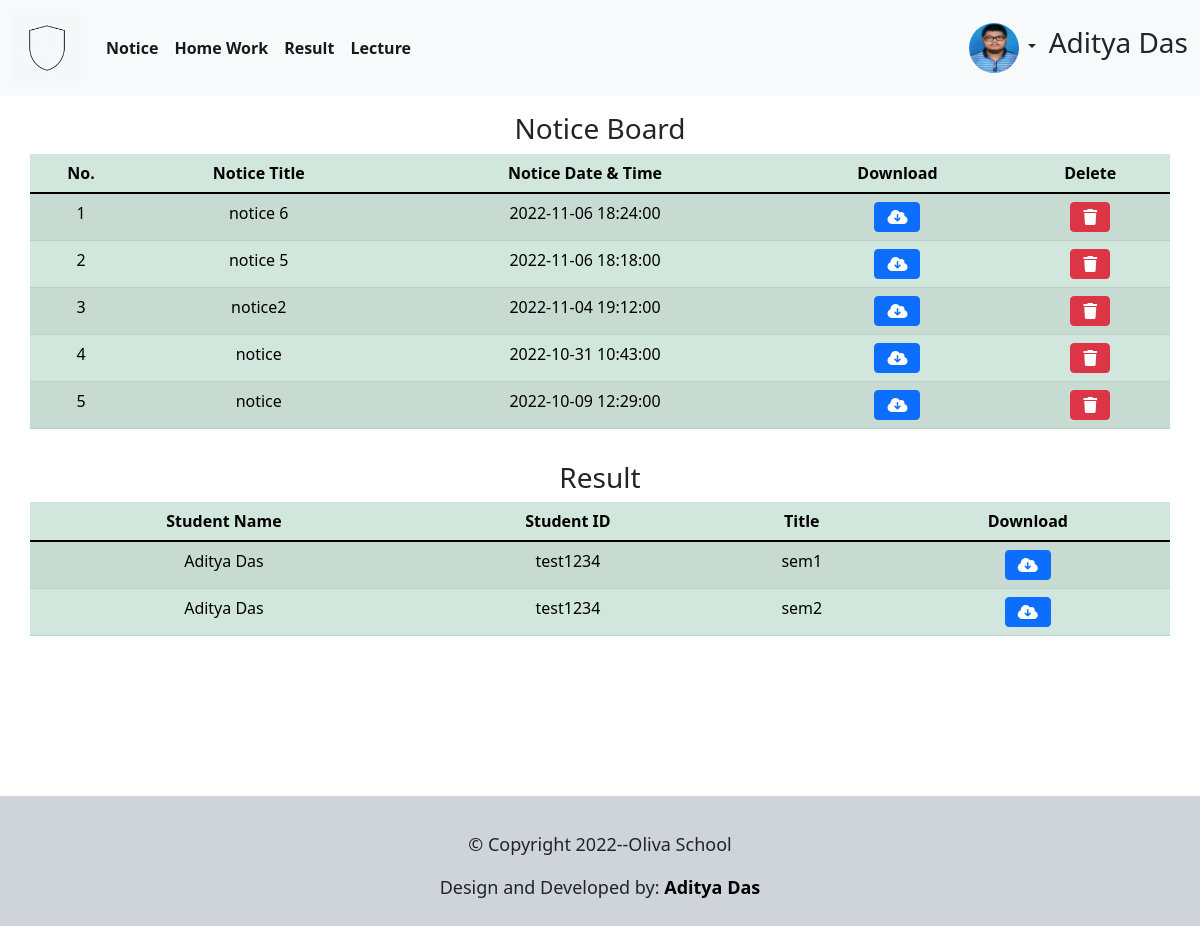
Before: /Teacher/teacher (signed in) with the older database file.
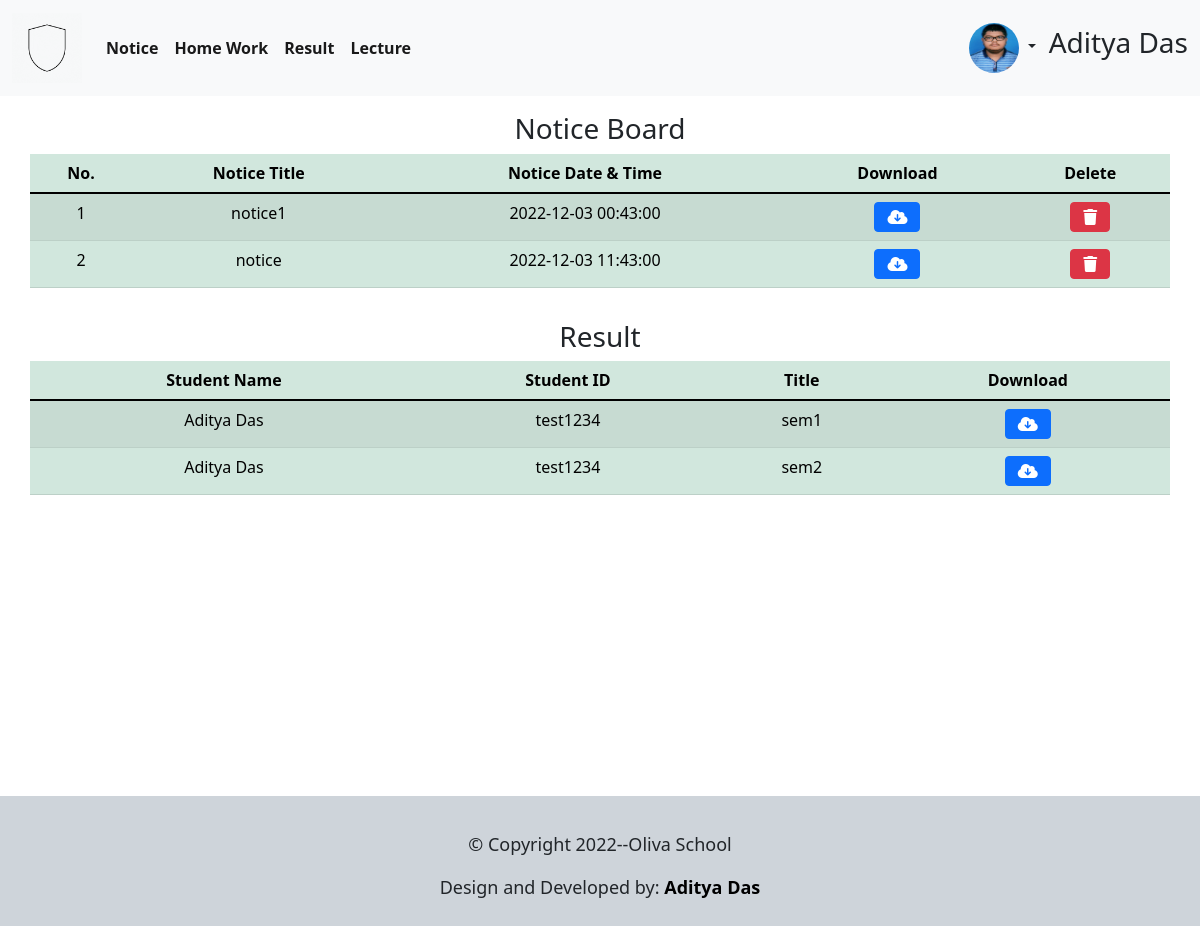
After: the same page with the newer database file.
### tables this page shows
CREATE TABLE `notice` (
  `id` int(11) NOT NULL,
  `Name` varchar(100) NOT NULL,
  `Date` datetime NOT NULL,
  `Notice` varchar(100) NOT NULL,
  `Size` int(100) NOT NULL
);

CREATE TABLE `result` (
  `id` int(11) NOT NULL,
  `Name` varchar(100) NOT NULL,
  `StudentID` varchar(100) NOT NULL,
  `Tital` varchar(100) NOT NULL,
  `Result` varchar(100) NOT NULL,
  `Size` int(100) NOT NULL
);

### Teacher/download.php (called while the page is built, shortened)
<?php
include 'db.php';
$sql = "SELECT * FROM `notice` order by notice.id desc";
$result = mysqli_query($conn,$sql);
$file = mysqli_fetch_all($result,MYSQLI_ASSOC);
        ?>

### Teacher/teacher.php (the view, shortened to what this page needs)
<?php
include 'download.php';
include 'header.php';
?>
<html lang="en">
<head>
    <link rel="stylesheet" href="https://cdnjs.cloudflare.com/ajax/libs/font-awesome/6.2.0/css/all.min.css">
    <link rel="stylesheet" href="../Resorce/footer.css">
    <link rel="stylesheet" href="../Resorce/bootstrap.css">
    <link rel="stylesheet" href="teacher.css">
</head>
<body>
  <div id="con">
    <div id="main">
    <div class="container">
    <div class="row">
      <h3 class="text-center mt-3">Notice Board</h3>
      <table class="table table-success table-striped">
        <thead class="text-center">
        <th>No.</th>
        <th>Notice Title</th>
        <th>Notice Date & Time</th>
        <th>Download</th>
        <th>Delete</th>
        </thead>
        <tbody class="text-center">
        <?php
        foreach($file as $key => $file):
          $i = $key +1;
        ?>
          <tr>
            <td><?php echo $i ?></td>
            <td><?php echo $file['Name'] ?></td>
            <td><?php echo $file['Date'] ?></td>
            <td><a href="../Notice/<?php echo $file['Notice'] ?>" class="btn btn-primary"><i class="fa-solid fa-cloud-arrow-down"></i></a></td>
            <td><a href="noticedelete.php?ID=<?php echo $file['id'] ?>"class="btn btn-danger"><i class="fa-solid fa-trash"></i></a></td>
          </tr>
        <?php endforeach; ?>
        </tbody>
      </table>
    </div>
  </div>
  <div class="container">
    <div class="row">
      <h3 class="text-center mt-3">Result</h3>
      <table class="table table-success table-striped">
        <thead class="text-center">
        <th>Student Name</th>
        <th>Student ID</th>
        <th>Title</th>
        <th>Download</th>
        </thead>
        <tbody class="text-center">
        <?php
        include 'db.php';
        $record = mysqli_query($conn, "SELECT * FROM `result`");
        while ($row = mysqli_fetch_array($record)){
        ?>
          <tr>
            <td><?php echo $row['Name'] ?></td>
            <td><?php echo $row['StudentID'] ?></td>
            <td><?php echo $row['Tital'] ?></td>
            <td><a href="../Result/<?php echo $row['Result'] ?>" class="btn btn-primary"><i class="fa-solid fa-cloud-arrow-down"></i></a></td>
          </tr>
        <?php } ?>
        </tbody>
      </table>
    </div>
  </div>
    </div>
  </div>
  <footer id="footer">
  <p>© Copyright <script>document.write(new Date().getFullYear())</script>--Oliva School</p>
  <p>Design and Developed by: <a href="https://www.linkedin.com/in/aditya-das-513883222?lipi=urn%3Ali%3Apage%3Ad_flagship3_profile_view_base_contact_details%3BJ57FP0esQ0WqqQX6Wx2s8w%3D%3D" target="_blank">Aditya Das</a></p>
  </footer>
</body>
</html>

### Teacher/header.php (shortened to what this page needs)
<html lang="en">
<head>
    <link rel="stylesheet" href="../Resorce/bootstrap.css">
    <link rel="stylesheet" href="../Resorce/student.css">
    <link rel="stylesheet" href="https://cdnjs.cloudflare.com/ajax/libs/font-awesome/6.1.1/css/all.min.css">
</head>
<body>
<nav class="navbar navbar-expand-lg navbar-light bg-light">
    <div class="container-fluid">
      <a class="navbar-brand" href="teacher"><img src="../Resorce/logo.gif" style="height: 70px;" alt=""></a>
      <div class="collapse navbar-collapse" id="navbarSupportedContent">
        <ul class="navbar-nav me-auto mb-2 mb-lg-0">
          <li class="nav-item">
            <b><a class="nav-link active" aria-current="page" href="uplodenotice">Notice</a></b>
          </li>
          <li class="nav-item">
            <b><a class="nav-link active" aria-current="page" href="homework">Home Work</a></b>
          </li>
          <li class="nav-item">
            <b><a class="nav-link active" aria-current="page" href="result">Result</a></b>
          </li>
          <li class="nav-item">
            <b><a class="nav-link active" aria-current="page" href="lecture">Lecture</a></b>
          </li>
        </ul>
        <div class="d-flex">
          <div class="dropdown float-right ">
            <button class="btn btn-transparent dropdown-toggle" type="button" id="dropdownMenu2" data-bs-toggle="dropdown" aria-expanded="false">
            <?php
            if(isset($_SESSION['image'])){
              echo "<img src='../Admin/".$_SESSION['image']."' class='rounded-circle z-depth-2' alt='...' height='50px' width='50px'>";
            }
            else{
              echo "<img src='../Resorce/default-avatar.jpg' class='rounded-circle z-depth-2' alt='...' height='50px' width='50px'>";
            }
            ?>
            </button>
          </div>
          <div>
            <h3 style="margin-top: 10px ;">
              <?php
              if(isset($_SESSION['Name'])){
                echo  $_SESSION['Name'];
              }
              ?>
            </h3>
          </div>
        </div>
      </div>
    </div>
  </nav>
</body>
</html>

### Resorce/footer.css (style rules this page uses)
* { padding: 0; }
html, body { height: 100%; }
#con { min-height: 100%; }
#main { overflow: auto; padding-bottom: 100px; }
#footer { background: #ced4da; position: relative; height: 130px; margin-top: -100px; clear: both; font-size: 18px; padding: 35px; text-align: center; position: relative; right: 0; left: 0; bottom: 0; }
#footer a { text-decoration: none; font-weight: bold; color: black; }

Changed rows visible on the page:
removed notice: i "1", Name "notice 6", Date "2022-11-06 18:24:00"
removed notice: i "2", Name "notice 5", Date "2022-11-06 18:18:00"
removed notice: i "3", Name "notice2", Date "2022-11-04 19:12:00"
removed notice: i "4", Name "notice", Date "2022-10-31 10:43:00"
removed notice: i "5", Name "notice", Date "2022-10-09 12:29:00"
added notice: i "1", Name "notice1", Date "2022-12-03 00:43:00"
added notice: i "2", Name "notice", Date "2022-12-03 11:43:00"
